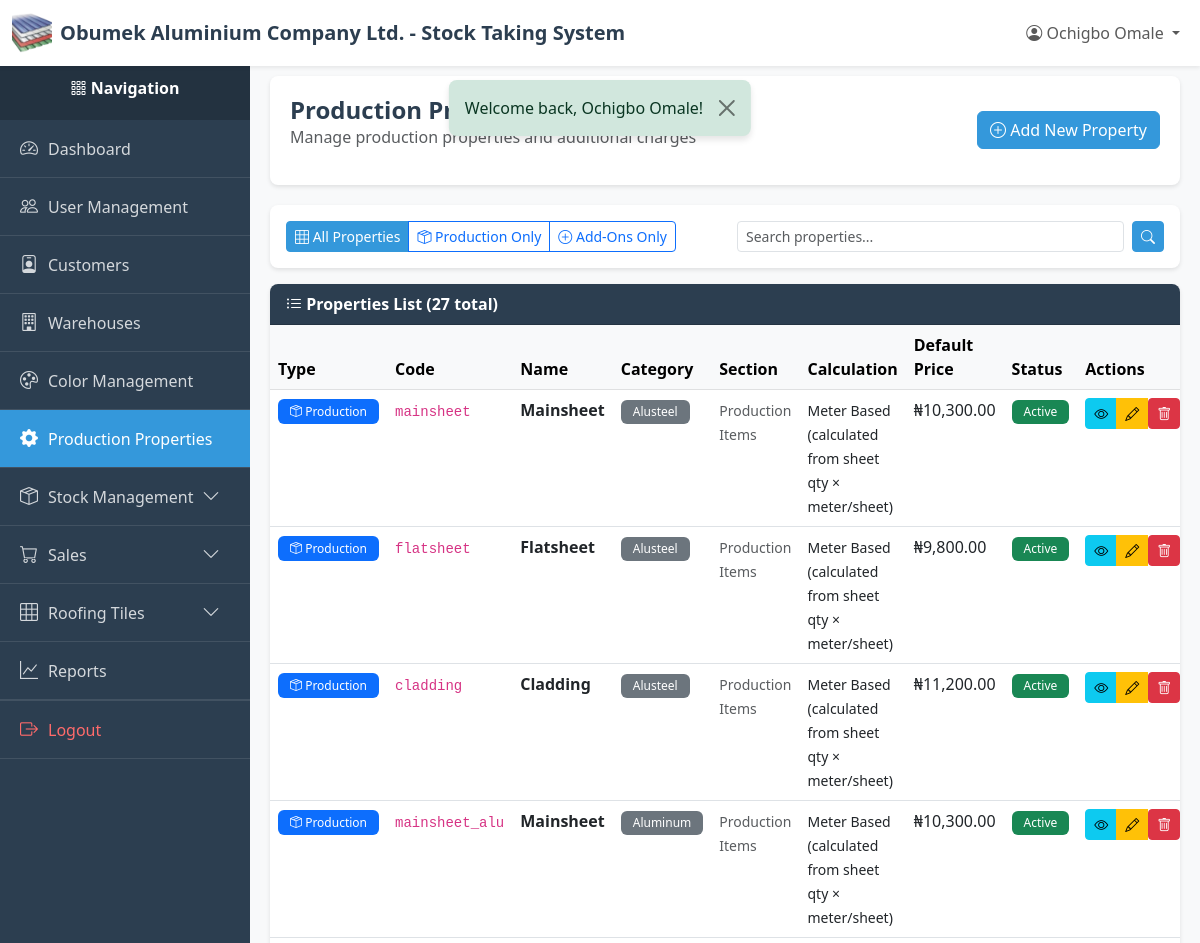
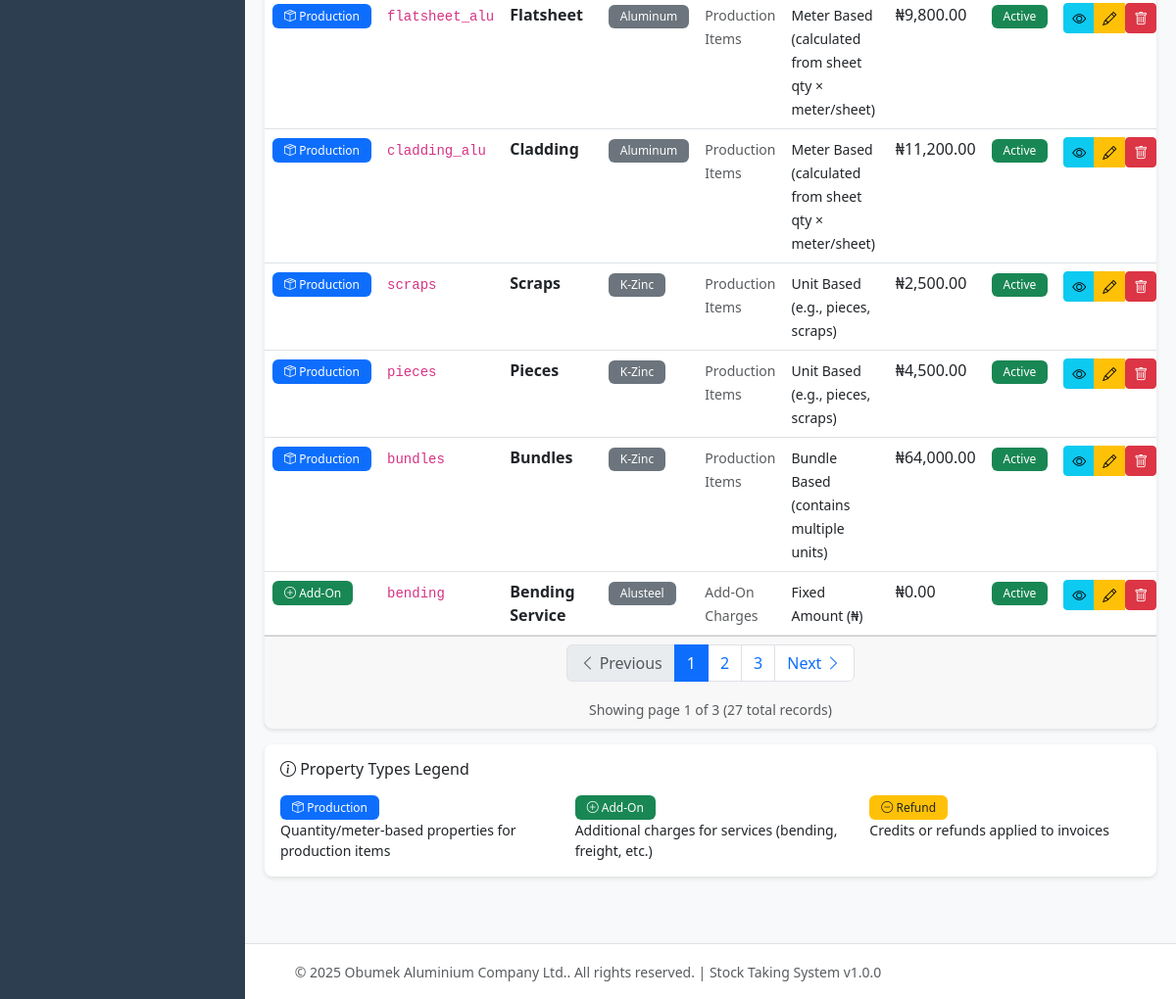
The app's page /index.php?page=production_properties (signed in) with its own data (2 pictures, top to bottom).
### tables this page shows
CREATE TABLE `production_properties` (
  `id` int(11) NOT NULL,
  `code` varchar(50) NOT NULL,
  `name` varchar(100) NOT NULL,
  `category` enum('alusteel','aluminum','kzinc') NOT NULL,
  `property_type` enum('unit_based','meter_based','bundle_based') NOT NULL,
  `is_addon` tinyint(1) DEFAULT 0,
  `calculation_method` enum('fixed','percentage','per_unit') DEFAULT 'fixed',
  `applies_to` enum('subtotal','total','per_item') DEFAULT 'total',
  `is_refundable` tinyint(1) DEFAULT 0,
  `display_section` enum('production','addon','adjustment') DEFAULT 'production',
  `default_price` decimal(10,2) DEFAULT NULL,
  `is_active` tinyint(1) DEFAULT 1,
  `sort_order` int(11) DEFAULT 0,
  `metadata` longtext DEFAULT NULL COMMENT 'Store additional config like pieces_per_bundle, calculation_notes, etc.' CHECK (json_valid(`metadata`)),
  `created_by` int(11) DEFAULT NULL,
  `created_at` timestamp NOT NULL DEFAULT current_timestamp(),
  `updated_at` timestamp NULL DEFAULT NULL ON UPDATE current_timestamp(),
  `deleted_at` timestamp NULL DEFAULT NULL
);

### index.php (called while the page is built, shortened)
<?php
require_once __DIR__ . '/utils/auth_middleware.php';
require_once __DIR__ . '/controllers/routes.php';

### utils/auth_middleware.php (called while the page is built, shortened)
<?php
function hasPermission($module, $action = ACTION_VIEW) {
    if (isset($_SESSION['user_role']) && $_SESSION['user_role'] === ROLE_SUPER_ADMIN) {
        return true;
    }
    $permissions = $_SESSION['permissions'];
    return in_array($action, $permissions[$module]);
}

### utils/helpers.php (called while the page is built, shortened)
<?php
function formatCurrency($amount, $currency = '₦')
{
    return $currency . number_format($amount, 2);
}

### views/production_properties/index.php (the view, shortened to what this page needs)
<?php
require_once __DIR__ . '/../../utils/helpers.php';
$currentPage = isset($_GET['page_num']) ? (int)$_GET['page_num'] : 1;
$searchQuery = $_GET['search'] ?? '';
$filterType = $_GET['filter_type'] ?? 'all';
$whereConditions = [];
$params = [];
$whereClause = !empty($whereConditions) ? 'WHERE ' . implode(' AND ', $whereConditions) : '';
$sql = "SELECT pp.*, u.name as created_by_name
        FROM production_properties pp
        LEFT JOIN users u ON pp.created_by = u.id
        $whereClause
        ORDER BY pp.is_addon ASC, pp.display_section ASC, pp.category ASC, pp.sort_order ASC
        LIMIT ? OFFSET ?";
$db = Database::getInstance()->getConnection();
$stmt = $db->prepare($sql);
$allParams = array_merge($params, [(int)RECORDS_PER_PAGE, (int)(($currentPage - 1) * RECORDS_PER_PAGE)]);
$stmt->execute($allParams);
$properties = $stmt->fetchAll();
$countSql = "SELECT COUNT(*) as total FROM production_properties pp $whereClause";
$countStmt = $db->prepare($countSql);
$countStmt->execute($params);
$totalProperties = $countStmt->fetch()['total'];
require_once __DIR__ . '/../../layout/header.php';
require_once __DIR__ . '/../../layout/sidebar.php';
?>
<div class="content-wrapper">
    <div class="page-header">
        <div class="d-flex justify-content-between align-items-center">
            <div>
                <h1 class="page-title">Production Properties & Add-Ons</h1>
                <p class="text-muted">Manage production properties and additional charges</p>
            </div>
            <?php if (hasPermission(MODULE_PRODUCTION_PROPERTIES, ACTION_CREATE)): ?>
            <a href="/new-stock-system/index.php?page=production_properties_create" class="btn btn-primary">
                <i class="bi bi-plus-circle"></i> Add New Property
            </a>
            <?php endif; ?>
        </div>
    </div>
    <div class="card mb-3">
        <div class="card-body">
            <div class="row align-items-center">
                <div class="col-md-6">
                    <div class="btn-group" role="group">
                        <a href="/new-stock-system/index.php?page=production_properties&filter_type=all"
                           class="btn btn-sm <?php echo $filterType === 'all' ? 'btn-primary' : 'btn-outline-primary'; ?>">
                            <i class="bi bi-grid-3x3"></i> All Properties
                        </a>
                        <a href="/new-stock-system/index.php?page=production_properties&filter_type=production"
                           class="btn btn-sm <?php echo $filterType === 'production' ? 'btn-primary' : 'btn-outline-primary'; ?>">
                            <i class="bi bi-box-seam"></i> Production Only
                        </a>
                        <a href="/new-stock-system/index.php?page=production_properties&filter_type=addon"
                           class="btn btn-sm <?php echo $filterType === 'addon' ? 'btn-primary' : 'btn-outline-primary'; ?>">
                            <i class="bi bi-plus-circle"></i> Add-Ons Only
                        </a>
                    </div>
                </div>
                <div class="col-md-6">
                    <form method="GET" action="/new-stock-system/index.php" class="d-flex">
                        <input type="text" name="search" class="form-control form-control-sm me-2"
                               placeholder="Search properties..." value="<?php echo htmlspecialchars($searchQuery); ?>">
                        <button type="submit" class="btn btn-sm btn-primary"><i class="bi bi-search"></i></button>
                    </form>
                </div>
            </div>
        </div>
    </div>
    <div class="card">
        <div class="card-header">
            <i class="bi bi-list-ul"></i> Properties List (<?= $totalProperties ?> total<?= !empty($searchQuery) ? ' - filtered' : '' ?>)
        </div>
        <div class="card-body p-0">
            <?php if (empty($properties)): ?>
            <div class="alert alert-info m-3">
                <i class="bi bi-info-circle"></i>
                <?php if (!empty($searchQuery)): ?>
                    No properties found matching "<?php echo htmlspecialchars($searchQuery); ?>".
                <?php else: ?>
                    No properties found.
                <?php endif; ?>
            </div>
            <?php else: ?>
            <div class="table-responsive">
                <table class="table table-hover mb-0">
                    <thead class="table-light">
                        <tr>
                            <th>Type</th>
                            <th>Code</th>
                            <th>Name</th>
                            <th>Category</th>
                            <th>Section</th>
                            <th>Calculation</th>
                            <th>Default Price</th>
                            <th>Status</th>
                            <th>Actions</th>
                        </tr>
                    </thead>
                    <tbody>
                        <?php foreach ($properties as $property): ?>
                        <tr>
                            <td>
                                <?php if ($property['is_addon']): ?>
                                    <?php if ($property['is_refundable']): ?>
                                        <span class="badge bg-warning text-dark">
                                            <i class="bi bi-dash-circle"></i> Refund
                                        </span>
                                    <?php else: ?>
                                        <span class="badge bg-success">
                                            <i class="bi bi-plus-circle"></i> Add-On
                                        </span>
                                    <?php endif; ?>
                                <?php else: ?>
                                    <span class="badge bg-primary">
                                        <i class="bi bi-box-seam"></i> Production
                                    </span>
                                <?php endif; ?>
                            </td>
                            <td><code><?php echo htmlspecialchars($property['code']); ?></code></td>
                            <td><strong><?php echo htmlspecialchars($property['name']); ?></strong></td>
                            <td>
                                <span class="badge bg-secondary">
                                    <?php echo STOCK_CATEGORIES[$property['category']] ?? ucfirst($property['category']); ?>
                                </span>
                            </td>
                            <td>
                                <small class="text-muted">
                                    <?php echo DISPLAY_SECTIONS[$property['display_section']] ?? $property['display_section']; ?>
                                </small>
                            </td>
                            <td>
                                <?php if ($property['is_addon']): ?>
                                    <small>
                                        <?php echo CALCULATION_METHODS[$property['calculation_method']] ?? $property['calculation_method']; ?>
                                    </small>
                                <?php else: ?>
                                    <small>
                                        <?php echo PROPERTY_TYPES[$property['property_type']] ?? $property['property_type']; ?>
                                    </small>
                                <?php endif; ?>
                            </td>
                            <td>
                                <?php if ($property['calculation_method'] === 'percentage'): ?>
                                    <?php echo number_format($property['default_price'], 2); ?>%
                                <?php else: ?>
                                    <?php echo formatCurrency($property['default_price'] ?? 0); ?>
                                <?php endif; ?>
                            </td>
                            <td>
                                <?php if ($property['is_active']): ?>
                                    <span class="badge bg-success">Active</span>
                                <?php else: ?>
                                    <span class="badge bg-secondary">Inactive</span>
                                <?php endif; ?>
                            </td>
                            <td>
                                <?php
                                $id = $property['id'];
                                $canView = hasPermission(MODULE_PRODUCTION_PROPERTIES, ACTION_VIEW);
                                $canEdit = hasPermission(MODULE_PRODUCTION_PROPERTIES, ACTION_EDIT);
                                $canDelete = hasPermission(MODULE_PRODUCTION_PROPERTIES, ACTION_DELETE);
                                include __DIR__ . '/../../layout/quick_action_buttons.php';
                                ?>
                            </td>
                        </tr>
                        <?php endforeach; ?>
                    </tbody>
                </table>
            </div>
            <?php endif; ?>
        </div>
        <?php if (!empty($properties)): ?>
        <div class="card-footer">
            <?php $queryParams = $_GET; include __DIR__ . '/../../layout/pagination.php'; ?>
        </div>
        <?php endif; ?>
    </div>
    <div class="card mt-3">
        <div class="card-body">
            <h6 class="mb-3"><i class="bi bi-info-circle"></i> Property Types Legend</h6>
            <div class="row">
                <div class="col-md-4">
                    <span class="badge bg-primary"><i class="bi bi-box-seam"></i> Production</span>
                    <p class="small mb-0">Quantity/meter-based properties for production items</p>
                </div>
                <div class="col-md-4">
                    <span class="badge bg-success"><i class="bi bi-plus-circle"></i> Add-On</span>
                    <p class="small mb-0">Additional charges for services (bending, freight, etc.)</p>
                </div>
                <div class="col-md-4">
                    <span class="badge bg-warning text-dark"><i class="bi bi-dash-circle"></i> Refund</span>
                    <p class="small mb-0">Credits or refunds applied to invoices</p>
                </div>
            </div>
        </div>
    </div>
</div>
<?php require_once __DIR__ . '/../../layout/footer.php'; ?>

### layout/quick_action_buttons.php (shortened to what this page needs)
<?php
$id = $id ?? 0;
$module = $module ?? '';
$canView = $canView ?? true;
$canEdit = $canEdit ?? true;
$canDelete = $canDelete ?? true;
?>
<div class="btn-group btn-group-sm" role="group">
    <?php if ($canView): ?>
    <a href="/new-stock-system/index.php?page=<?php echo $module; ?>_view&id=<?php echo $id; ?>"
       class="btn btn-info btn-sm"
       title="View Details">
        <i class="bi bi-eye"></i>
    </a>
    <?php endif; ?>
    <?php if ($canEdit): ?>
    <a href="/new-stock-system/index.php?page=<?php echo $module; ?>_edit&id=<?php echo $id; ?>"
       class="btn btn-warning btn-sm"
       title="Edit">
        <i class="bi bi-pencil"></i>
    </a>
    <?php endif; ?>
    <?php if ($canDelete): ?>
    <form method="POST"
          action="/new-stock-system/controllers/<?php echo $module; ?>/delete/index.php"
          style="display: inline;"
          onsubmit="return confirmDelete();">
        <button type="submit" class="btn btn-danger btn-sm" title="Delete">
            <i class="bi bi-trash"></i>
        </button>
    </form>
    <?php endif; ?>
</div>

### assets/css/responsive.css (style rules this page uses)
.table-responsive { overflow-x: auto; }
.btn-group.btn-group-sm a.btn, .btn-group.btn-group-sm button.btn { margin-bottom: 5px; }

### layout/header.php (style rules this page uses)
:root { --primary-color: #2c3e50; --secondary-color: #3498db; --success-color: #27ae60; --danger-color: #e74c3c; --warning-color: #f39c12; --sidebar-width: 250px; }
body { font-family: 'Segoe UI', Tahoma, Geneva, Verdana, sans-serif; background-color: #f8f9fa; }
.content-wrapper { flex: 1; padding: 20px; margin-left: var(--sidebar-width); transition: margin-left 0.3s; }
.page-header { background: white; padding: 20px; border-radius: 8px; box-shadow: 0 2px 4px rgba(0,0,0,0.1); margin-bottom: 20px; }
.page-title { margin: 0; color: var(--primary-color); font-size: 24px; font-weight: 600; }
.card { border: none; box-shadow: 0 2px 4px rgba(0,0,0,0.1); border-radius: 8px; }
.card-header { background-color: var(--primary-color); color: white; font-weight: 600; border-radius: 8px 8px 0 0 !important; }
.btn-primary { background-color: var(--secondary-color); border-color: var(--secondary-color); }
.table { background: white; }
.badge { padding: 6px 12px; font-weight: 500; }

### records on screen
production_properties: is_addon 0 (drawn), code "mainsheet", name "Mainsheet", category "Alusteel", display_section "Production Items", property_type "Meter Based (calculated from sheet qty × meter/sheet)", default_price "₦10,300.00", is_active "Active"
production_properties: is_addon 0 (drawn), code "flatsheet", name "Flatsheet", category "Alusteel", display_section "Production Items", property_type "Meter Based (calculated from sheet qty × meter/sheet)", default_price "₦9,800.00", is_active "Active"
production_properties: is_addon 0 (drawn), code "cladding", name "Cladding", category "Alusteel", display_section "Production Items", property_type "Meter Based (calculated from sheet qty × meter/sheet)", default_price "₦11,200.00", is_active "Active"
production_properties: is_addon 0 (drawn), code "mainsheet_alu", name "Mainsheet", category "Aluminum", display_section "Production Items", property_type "Meter Based (calculated from sheet qty × meter/sheet)", default_price "₦10,300.00", is_active "Active"
production_properties: is_addon 0 (drawn), code "flatsheet_alu", name "Flatsheet", category "Aluminum", display_section "Production Items", property_type "Meter Based (calculated from sheet qty × meter/sheet)", default_price "₦9,800.00", is_active "Active"
production_properties: is_addon 0 (drawn), code "cladding_alu", name "Cladding", category "Aluminum", display_section "Production Items", property_type "Meter Based (calculated from sheet qty × meter/sheet)", default_price "₦11,200.00", is_active "Active"
production_properties: is_addon 0 (drawn), code "scraps", name "Scraps", category "K-Zinc", display_section "Production Items", property_type "Unit Based (e.g., pieces, scraps)", default_price "₦2,500.00", is_active "Active"
production_properties: is_addon 0 (drawn), code "pieces", name "Pieces", category "K-Zinc", display_section "Production Items", property_type "Unit Based (e.g., pieces, scraps)", default_price "₦4,500.00", is_active "Active"
production_properties: is_addon 0 (drawn), code "bundles", name "Bundles", category "K-Zinc", display_section "Production Items", property_type "Bundle Based (contains multiple units)", default_price "₦64,000.00", is_active "Active"
production_properties: is_addon 1 (drawn), code "bending", name "Bending Service", category "Alusteel", display_section "Add-On Charges", calculation_method "Fixed Amount (₦)", default_price "₦0.00", is_active "Active"

### other values on screen
COMPANY_NAME "Obumek Aluminium Company Ltd."
APP_NAME "Stock Taking System"
$currentUser['name'] "Ochigbo Omale"
$flash['message'] "Welcome back, Ochigbo Omale!"
$totalProperties "27"
$currentPage "1"
$totalPages "3"
$paginationData['total'] "27"
APP_VERSION "1.0.0"
